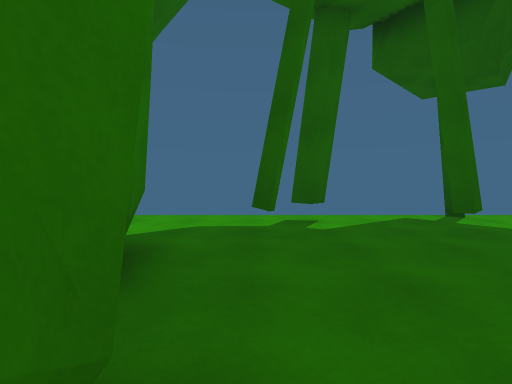
[1] (above)

22 first-person views from a walk through a 3-D level made in the Unity game engine. The camera is 1.3 m above the floor, tilts 2° down and sees 85° across. The floor is counted in squares, 1.88 m on a side. Each view is taken from the middle of a square. On the plan, view 1 faces up. The plan holds only what a view shows up to about 9 squares ahead; the rest is blank. The place goes on beyond the plan. The player is left out.

[2]
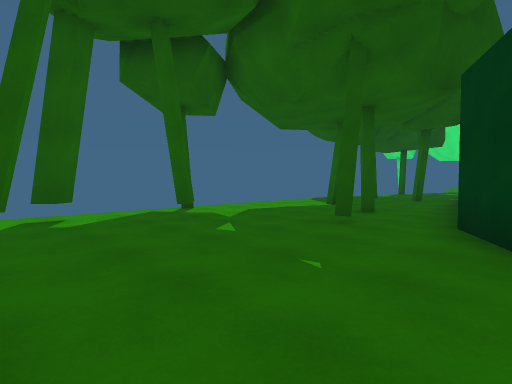

[3]
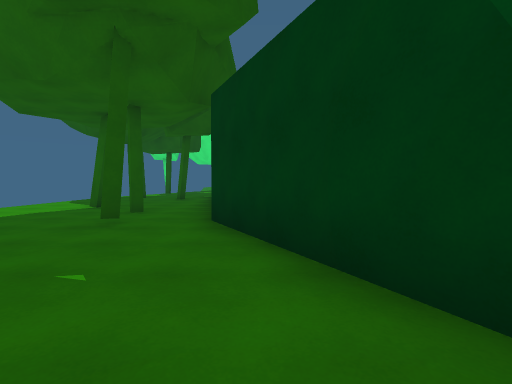

[4]
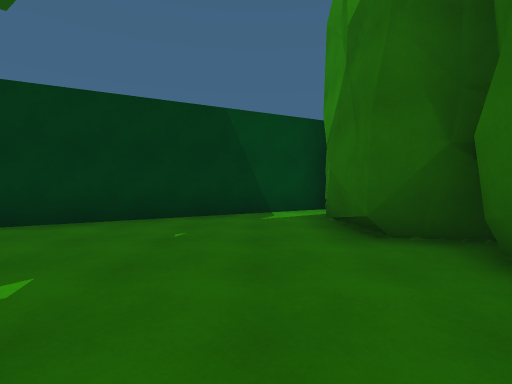

[5]
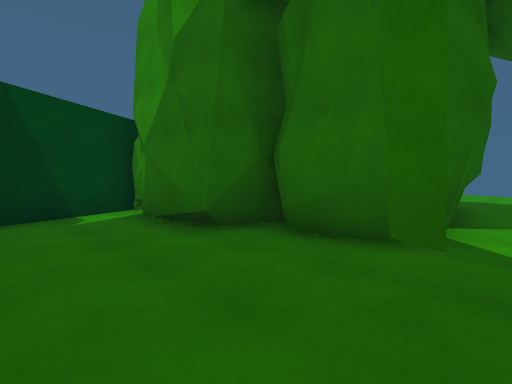

[6]
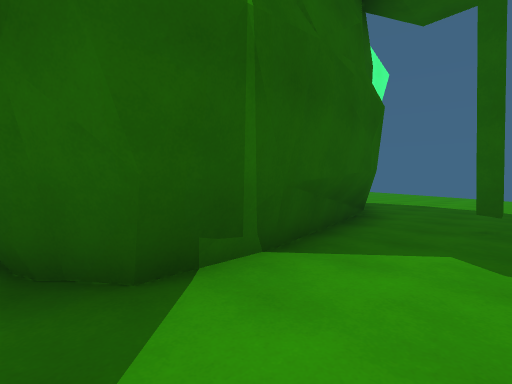

[7]
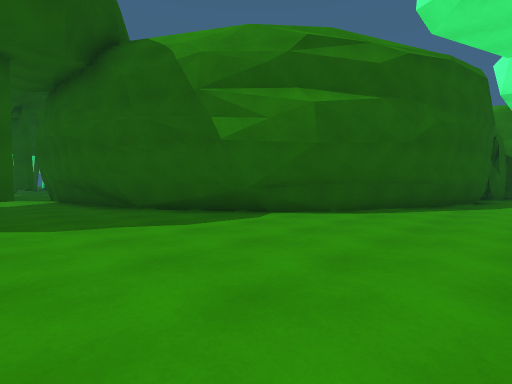

[8]
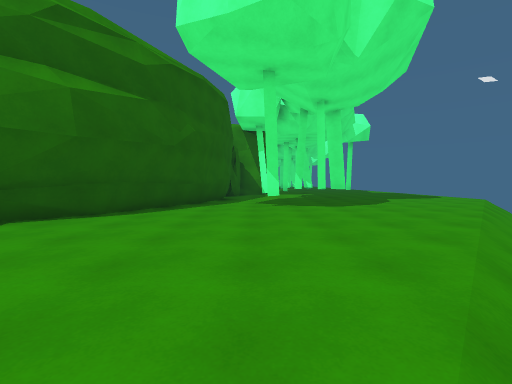

[9]
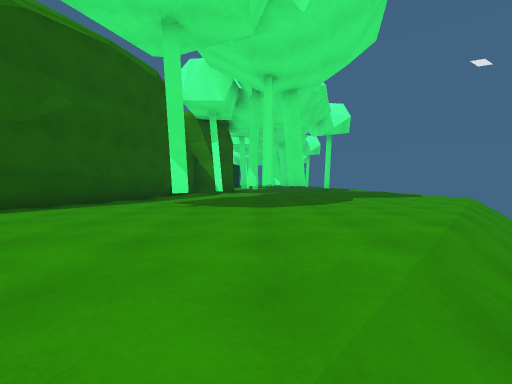

[10]
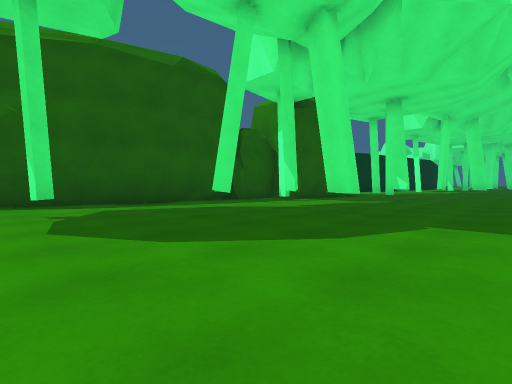

[11]
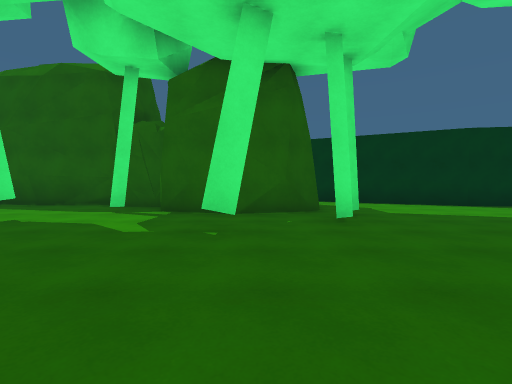

[12]
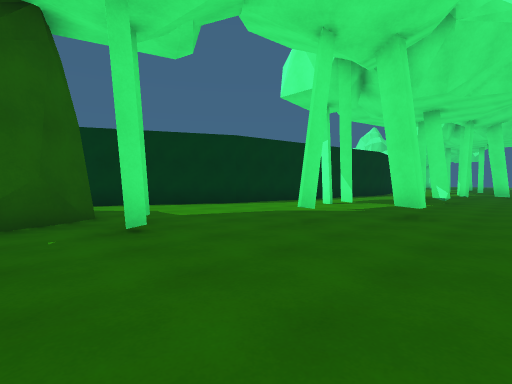

[13]
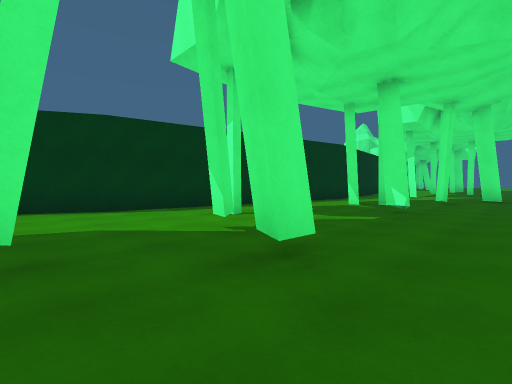

[14]
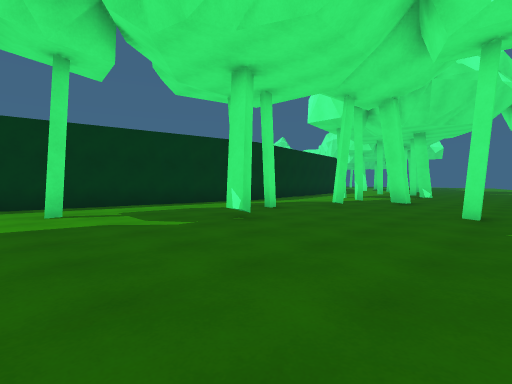

[15]
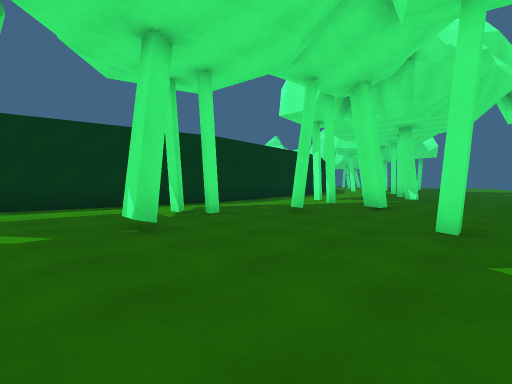

[16]
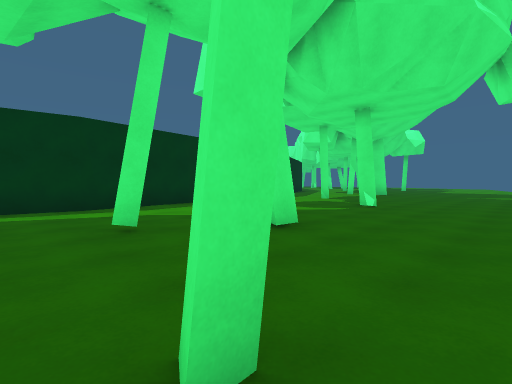

[17]
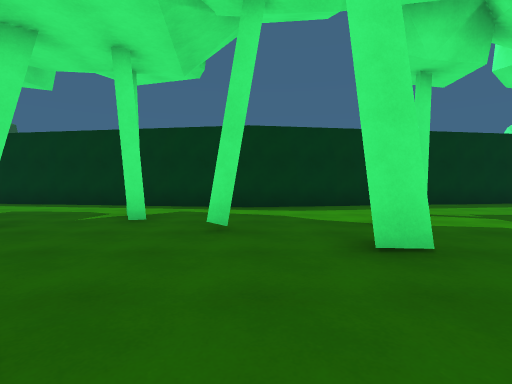

[18]
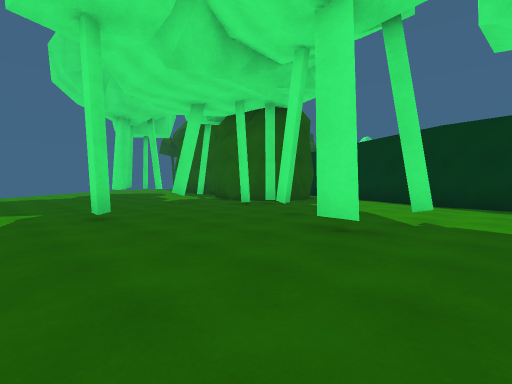

[19]
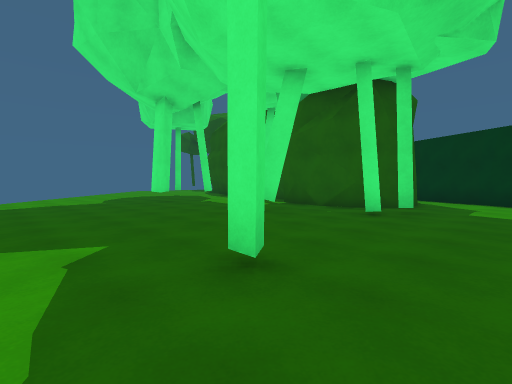

[20]
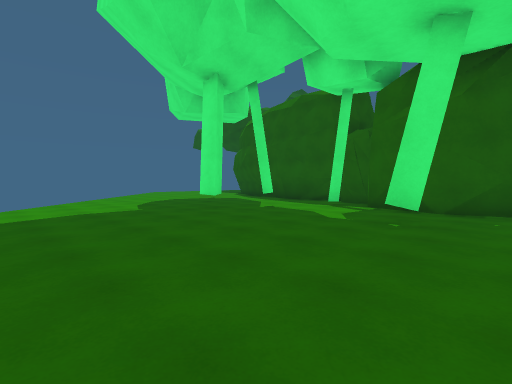

[21]
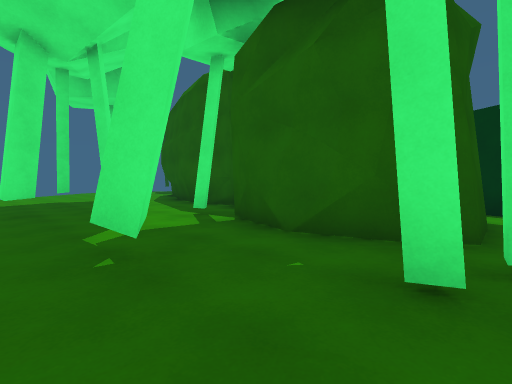

[22]
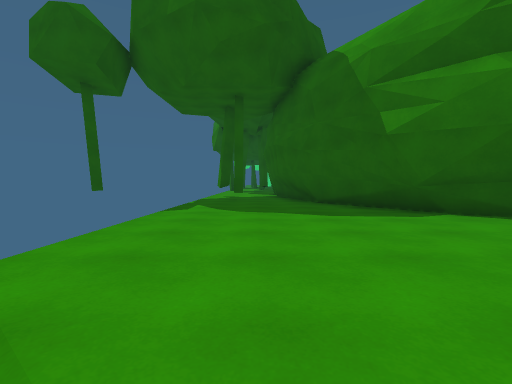

### Floor plan
Key: @ floor where view 1 was taken; # wall or solid block; x gap in a wall; . floor; / step, stairs or slope; v drop or lower ground.
Columns run from 23 left of view 1 to 5 right of it. Each row starts with its distance up from view 1.
  6           vvvvvvv    vvvvvvxv
  5          /.......#. ....#....
  4         /..............#..#..
  3        /.........#####.......
  2       /........###   ##......
  1      //.......##     ##.....#
  0     //.......##       #@....#
 -1    //.......##        #...###
 -2   //........#         #.###
 -3  //.....#..##         ###
 -4  /.........#
 -5 v/.....#..##
 -6  .........##
 -7  .....x#...#
 -8  .........##
 -9  ........##
-10  ........#
-11  ........#
-12  .....#..#
-13  ........####
-14  ..#...#....#
-15  .......... #
-16  .....#....##
-17  ......... #
-18  ....#....##
-19  .....#...#
-20  .......#.#
-21  .........#
-22  ........ #
-23  ....#...##
-24  ......#.#
-25  .....#..#
-26  .#......#
-27  ....#...#
-28  ...#....#
-29  ....#...#
-30  ........#

Where each view was taken, in squares from view 1:
view 1: 0 up, 0 right, facing up
view 2: 1 down, 0 right, facing up-right
view 3: 1 down, 0 right, facing right
view 4: 4 up, 1 right, facing down
view 5: 4 up, 2 right, facing down-left
view 6: 5 up, 1 left, facing down-left
view 7: 5 up, 14 left, facing down-right
view 8: 5 up, 14 left, facing down
view 9: 3 up, 16 left, facing down
view 10: 2 down, 20 left, facing down-right
view 11: 12 down, 21 left, facing right
view 12: 12 down, 20 left, facing down-right
view 13: 16 down, 20 left, facing down-right
view 14: 19 down, 22 left, facing down-right
view 15: 21 down, 22 left, facing down-right
view 16: 25 down, 22 left, facing down-right
view 17: 27 down, 22 left, facing right
view 18: 20 down, 22 left, facing up-right
view 19: 16 down, 22 left, facing up-right
view 20: 13 down, 22 left, facing up-right
view 21: 14 down, 18 left, facing up-right
view 22: 4 up, 15 left, facing right
